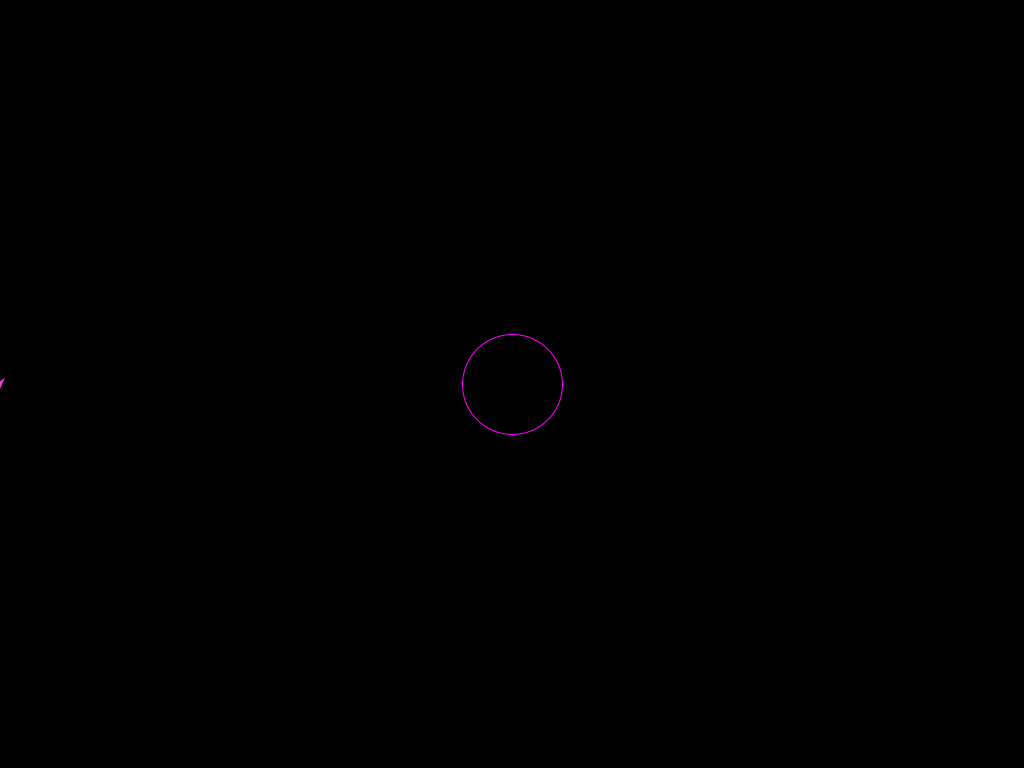
Frame 1 (no input)
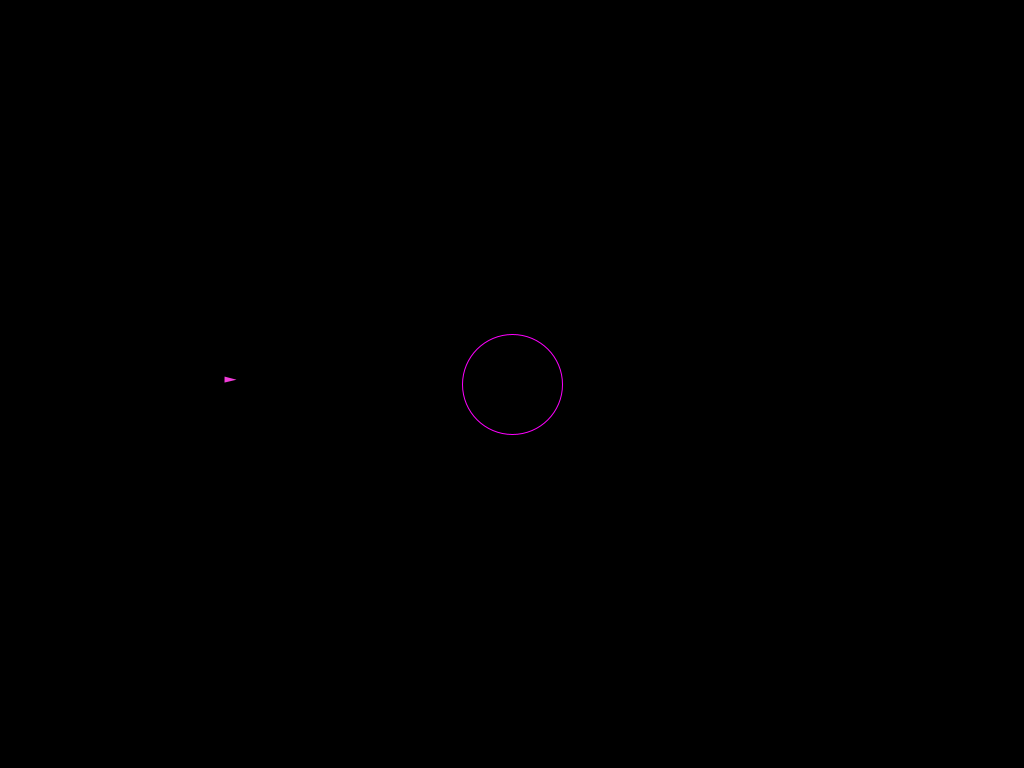
Frame 60 (the mouse pressed at the canvas centre just before this capture)
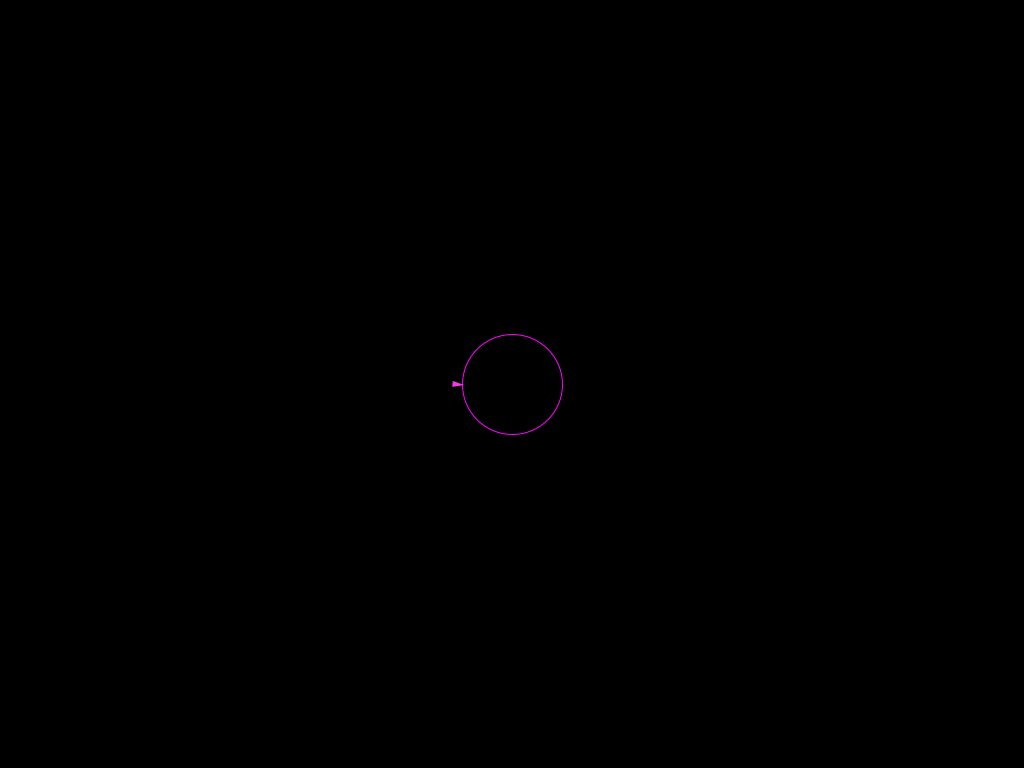
Frame 120 (the mouse held since frame 60 and released just before this capture)

The Processing sketch that drew these frames (run headless with seeded random() and noise(); from frame 60 on, the mouse is pressed at the canvas centre):

// Processing sketch: sketch_6_7_1_avoid
// ── sketch_6_7_1_avoid.pde

Vehicle vehicle;
Vehicle seek;

float r;

PVector mouse_target;
 PVector point_target;

void setup(){
 
  size(1024,768);

  mouse_target = new PVector(width/2, height/2);
  
  point_target = new PVector(width/2 + 150, height/2);  
  vehicle = new Vehicle(new PVector(0,height/2));

  

}


void draw(){
  background(0);

  vehicle.seekAndAvoid(point_target);
  vehicle.update();
//display_mouse_target();
   
}

void mouseClicked(){
 
  vehicle.location.x = mouseX;
  vehicle.location.y = mouseY;
}

void display_mouse_target(){
   r =  50;
  
  noFill();
  stroke(255,0,0);
  ellipse(mouse_target.x, mouse_target.y, r*2,r*2);
  
}
void keyPressed() {
  if (key == CODED) {
    if (keyCode == UP) {
      vehicle.max_speed += 1;
    } else if (keyCode == DOWN) {
      vehicle.max_speed -= 1;
    } 
  }
  
  vehicle.max_speed = constrain(vehicle.max_speed,0,20);
  vehicle.velocity.setMag(vehicle.max_speed);
}
// ── Vehicle.pde
class Vehicle{
 
  PVector location;
  PVector velocity;
  PVector acceleration;
  
  float max_speed;
  float max_force;
  float r;
  float wander_angle;
  color col;
  
  Vehicle(PVector l){
     r = 3;
     wander_angle = 0;
     max_speed = 4;
     max_force = 0.25;
     location = l;
     velocity = new PVector(random(-max_speed, max_speed),random(-max_speed,max_speed));
     acceleration = new PVector(0,0);
     col = color(random(255), random(255), random(255));
  }
  
void display(){
    float angle = velocity.heading() +PI/2;  
    fill(col);
    noStroke();
    
    pushMatrix();
    translate(location.x,location.y);
    rotate(angle);
    beginShape();
    vertex(0,-r*2);
    vertex(-r,r*2);
    vertex(r,r*2);
    endShape(CLOSE);
    //ellipse(0, 0, r, r);
 
    popMatrix();

    


    
    
  }
  
  void update(){    
    velocity.add(acceleration);
    velocity.limit(max_speed);
    location.add(velocity);
    acceleration.mult(0);
    
    boundaries();
    
    display();
  }
  
  void applyForce(PVector force){
   acceleration.add(force); 
  }
  
  void boundaries(){
    
   //float slowing_distance = 0.5*((velocity.mag()*velocity.mag())/max_force);
   float slowing_distance = 25;
   if (location.x < slowing_distance){
     PVector desired = new PVector(max_speed,velocity.y);
     PVector steer = PVector.sub(desired,velocity);
     steer.limit(max_force);
     applyForce(steer);
  } else if (location.x > width -slowing_distance){
     PVector desired = new PVector(-max_speed,velocity.y);
     PVector steer = PVector.sub(desired,velocity);
     steer.limit(max_force);
     applyForce(steer);

  }  
     if (location.y < slowing_distance){
     PVector desired = new PVector(velocity.x,max_speed);
     PVector steer = PVector.sub(desired,velocity);
     steer.limit(max_force);
     applyForce(steer);
  } else if (location.y > height  -slowing_distance){
     PVector desired = new PVector(velocity.x,-max_speed);
     PVector steer = PVector.sub(desired,velocity);
     steer.limit(max_force);
     applyForce(steer);
  }
  
}

PVector steer(PVector location_,PVector target_, PVector velocity_){
  
    PVector desired = PVector.sub(target_,location_);
    desired.setMag(max_speed);
    
    PVector steer = PVector.sub(desired,velocity_);
    steer.setMag(max_force);
    
    return steer;
  
}

  void seek(PVector target){
    PVector force = steer(location, target, velocity);
   
         applyForce(force);
  }
  
  void flee(PVector target){
     PVector force = steer(location, target, velocity);
     force.mult(-1);
     applyForce(force);
  }
  
  void seekAndAvoid(PVector target){
    PVector force = steer(location, target, velocity);
    PVector ahead = location.copy();
    ahead.add(velocity);
    ahead.add(force);
    

    
      
    PVector distance = PVector.sub(mouse_target,ahead);
    float d_mag = distance.mag();
    float r1_ = 10;
    float r2 = 50;
    float act = velocity.mag();
    float lookahead = 0.5*((act*act)/max_force);
    float max_radius = 0.5*((max_speed*max_speed)/max_force);
    float r1 = max(r1_,lookahead);
    //r1 = r1_;
    float threshold = r1 + r2;
    float diff = threshold - d_mag;
    
    
  //             noFill();
  //// ellipseMode(RADIUS);
  // stroke(255,255,0);
  // ellipse(location.x, location.y,r1*2,r1*2);
  // stroke(255,0,255);
  // ellipse(mouse_target.x, mouse_target.y,r2*2,r2*2);
  // stroke(255);
  // line(location.x,location.y,ahead.x, ahead.y);
     println(velocity.mag());
    if (diff > 0){
       //print(d_mag + " ");
       //print("vai batter "); 
      
    
     
     //force = steer(ahead, mouse_target, velocity);
     //force.mult(-1);
     //applyForce(force);
     
     PVector desired = PVector.sub(ahead,mouse_target);
    desired.setMag(max_speed);
    
    force = PVector.sub(desired,velocity);
    float f = map(r1,0,max_radius,0,max_force);
    force.setMag(f);

    
    }
     applyForce(force);

       noFill();
  //// ellipseMode(RADIUS);
  // stroke(255,255,0);
  // ellipse(location.x, location.y,r1*2,r1*2);
   stroke(255,0,255);
   ellipse(mouse_target.x, mouse_target.y,r2*2,r2*2);
   stroke(255);
   line(location.x,location.y,ahead.x, ahead.y);

    
  }
  
 
  void pursuit(PVector target, PVector target_velocity){
  
    PVector distance = PVector.sub(target,location);
    float d = distance.mag();  
    //PVector dif = PVector.sub(velocity,target_velocity);
   // float factor = d/dif.mag();
    float factor = d/velocity.mag();
    
    
    PVector future_location = target_velocity.copy();    
    future_location.mult(factor);
    future_location.add(target);
    
    seek(future_location);
  }
  
   void evade(PVector target, PVector target_velocity){
  
    PVector distance = PVector.sub(target,location);
    float d = distance.mag();  
    //PVector dif = PVector.sub(velocity,target_velocity);
   // float factor = d/dif.mag();
    float factor = d/velocity.mag();
    
    
    PVector future_location = target_velocity.copy();    
    future_location.mult(factor);
    future_location.add(target);
    
    flee(future_location);
  }
  
  void rendezvou(PVector target, PVector target_velocity){
  
    PVector distance = PVector.sub(target,location);
    float d = distance.mag();  
   // PVector dif = PVector.sub(velocity,target_velocity);
    PVector dif = PVector.sub(target_velocity,velocity);
    dif.normalize();
   // float factor = d/dif.mag();
    
    float factor = d;
    dif.mult(factor);
    
    PVector future_location = target_velocity.copy();    
    //future_location.mult(factor);
    future_location.add(dif);
    future_location.add(target);
    
    
    seek(future_location);
  
  }
  
  
  void wander(){
    
   float act = velocity.mag();
    
   float sight = 0.5*((act*act)/max_force);
  //float sight = 100;
   PVector vel = velocity.copy();
  
   vel.normalize().mult(sight);
   vel.add(location);
  
   boundaries();
  
   if(random(1) < 0.01){
     wander_angle = random(-PI,PI);
   }
 
   float vx = cos(wander_angle) * sight;
   float vy = sin(wander_angle) * sight;
   
   PVector future = new PVector(vx,vy);
   future.add(vel);
   seek(future);
   
   noFill();
   stroke(255);
   strokeWeight(1);
   line(location.x, location.y,vel.x,vel.y);
   line(vel.x,vel.y, future.x,future.y);
   ellipse(vel.x,vel.y,sight*2,sight*2);
  }
  
  void arrive(PVector target){
    
    float distance;
    float slowing_distance;
    //float ramped_speed;
    float clipped_speed;
   
    
    slowing_distance = 0.5*((max_speed*max_speed)/max_force);
    clipped_speed = max_speed;
    
    PVector desired = PVector.sub(target, location);
    distance = desired.mag();
    //ramped_speed = max_speed * (distance / slowing_distance);
    //clipped_speed = min(ramped_speed, max_speed);
    

    
    if (distance < slowing_distance){
      clipped_speed = map(distance,slowing_distance,0,max_speed,0);
    } 
    
    desired.setMag(clipped_speed);
    PVector steer = PVector.sub(desired,velocity);
    steer.limit(max_force);
    applyForce(steer);

  }
  
  
// void avoid(PVector target,float r1,float r2){
  
//   float act = velocity.mag();
//   PVector vel = velocity.copy();
//   vel.normalize();
   
//   vel.mult( 0.5*((act*act)/max_force));
//  // vel.mult( max_speed);

//   vel.add(location);
   
   
//   stroke(255);
//   strokeWeight(10);
//   point(vel.x,vel.y);
//   strokeWeight(1);
   
//   float d = PVector.dist(target,vel);
//println(d);
   
//   if (d < r1+r2){
//     flee(target);
//   }
   
//   noFill();
//   stroke(255,255,0);
//   ellipse(location.x, location.y,r1*2,r1*2);
//   stroke(255,0,255);
//   ellipse(target.x, target.y,r2,r2);
   
//  }
  
  void avoid2(PVector target,float r1,float r2){
  
    PVector distance = PVector.sub(target,location);
    float d_mag = distance.mag();
    
    float threshold = r1 + r2;
    float diff = threshold - d_mag;
    
    if (diff > 0){
       print(d_mag + " ");
       println("vai batter"); 
      // velocity.mult(0);
      distance.normalize();
      
      
      distance.mult(diff);
     // distance.mult(max_force);
    
      velocity = PVector.sub(velocity,distance);
      velocity.normalize();
      velocity.mult(max_speed);
    
    } else{
      print(d_mag + " ");
     println("livre"); 
    }
    

      
   noFill();
  // ellipseMode(RADIUS);
   stroke(255,255,0);
   ellipse(location.x, location.y,r1*2,r1*2);
   stroke(255,0,255);
   ellipse(target.x, target.y,r2*2,r2*2);
   
   
  }
  
  
  boolean avoid3(PVector target){
    

    
    float act = velocity.mag();
   // float lookahead = 40;
    float lookahead = 0.5*((act*act)/max_force);
   //float lookahead = max_speed;
    
    PVector ahead = velocity.copy().normalize();
    ahead.mult(lookahead);
    ahead.add(location);
    
    PVector distance = PVector.sub(target,ahead);
    float d_mag = distance.mag();
    float r1 = 10;
    float r2 = 50;
    float threshold = r1 + r2;
    float diff = threshold - d_mag;
    
    if (diff > 0){
       print(d_mag + " ");
       println("vai batter"); 
     // // velocity.mult(0);
     // distance.normalize();
      
      
     // distance.mult(diff);
     //// distance.mult(max_force);
    
     // velocity = PVector.sub(velocity,distance);
     // velocity.normalize();
     // velocity.mult(max_speed);
     
     PVector force = steer(ahead, target, velocity);
     force.mult(-1);
     applyForce(force);
     return true;
    
    } else{
 
     
     distance = PVector.sub(target,location);
     d_mag = distance.mag();
     diff = threshold - d_mag;
     if (diff > 0){
        print(d_mag + " ");
       println("vai batter"); 
       PVector force = steer(ahead, target, velocity);
     force.mult(-1);
     applyForce(force);
          return true;

     } else{
            print(d_mag + " ");
     println("livre"); 
     }
    }
    

      
   noFill();
  // ellipseMode(RADIUS);
   stroke(255,255,0);
   ellipse(location.x, location.y,r1*2,r1*2);
   stroke(255,0,255);
   ellipse(target.x, target.y,r2*2,r2*2);
   stroke(255);
   line(location.x,location.y,ahead.x, ahead.y);
   
   return false;
  }
  
  
  
  
}
